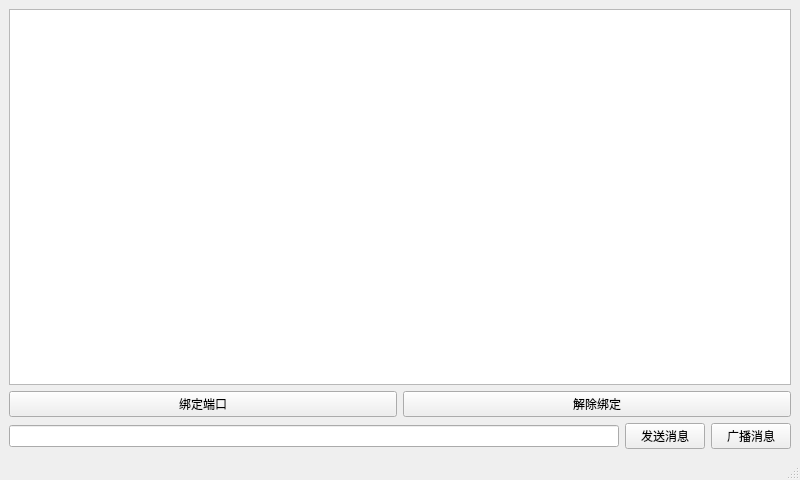
<?xml version="1.0" encoding="UTF-8"?>
<ui version="4.0">
 <class>MainWindow</class>
 <widget class="QMainWindow" name="MainWindow">
  <property name="geometry">
   <rect>
    <x>0</x>
    <y>0</y>
    <width>800</width>
    <height>480</height>
   </rect>
  </property>
  <property name="windowTitle">
   <string>MainWindow</string>
  </property>
  <widget class="QWidget" name="centralwidget">
   <layout class="QVBoxLayout" name="verticalLayout">
    <item>
     <widget class="QTextBrowser" name="textBrowser"/>
    </item>
    <item>
     <layout class="QHBoxLayout" name="horizontalLayout">
      <item>
       <widget class="QPushButton" name="pushButton">
        <property name="text">
         <string>绑定端口</string>
        </property>
       </widget>
      </item>
      <item>
       <widget class="QPushButton" name="pushButton_2">
        <property name="text">
         <string>解除绑定</string>
        </property>
       </widget>
      </item>
     </layout>
    </item>
    <item>
     <layout class="QHBoxLayout" name="horizontalLayout_2">
      <item>
       <widget class="QLineEdit" name="lineEdit"/>
      </item>
      <item>
       <widget class="QPushButton" name="pushButton_3">
        <property name="text">
         <string>发送消息</string>
        </property>
       </widget>
      </item>
      <item>
       <widget class="QPushButton" name="pushButton_4">
        <property name="text">
         <string>广播消息</string>
        </property>
       </widget>
      </item>
     </layout>
    </item>
   </layout>
  </widget>
  <widget class="QMenuBar" name="menubar">
   <property name="geometry">
    <rect>
     <x>0</x>
     <y>0</y>
     <width>800</width>
     <height>21</height>
    </rect>
   </property>
  </widget>
  <widget class="QStatusBar" name="statusbar"/>
 </widget>
 <resources/>
 <connections/>
</ui>
